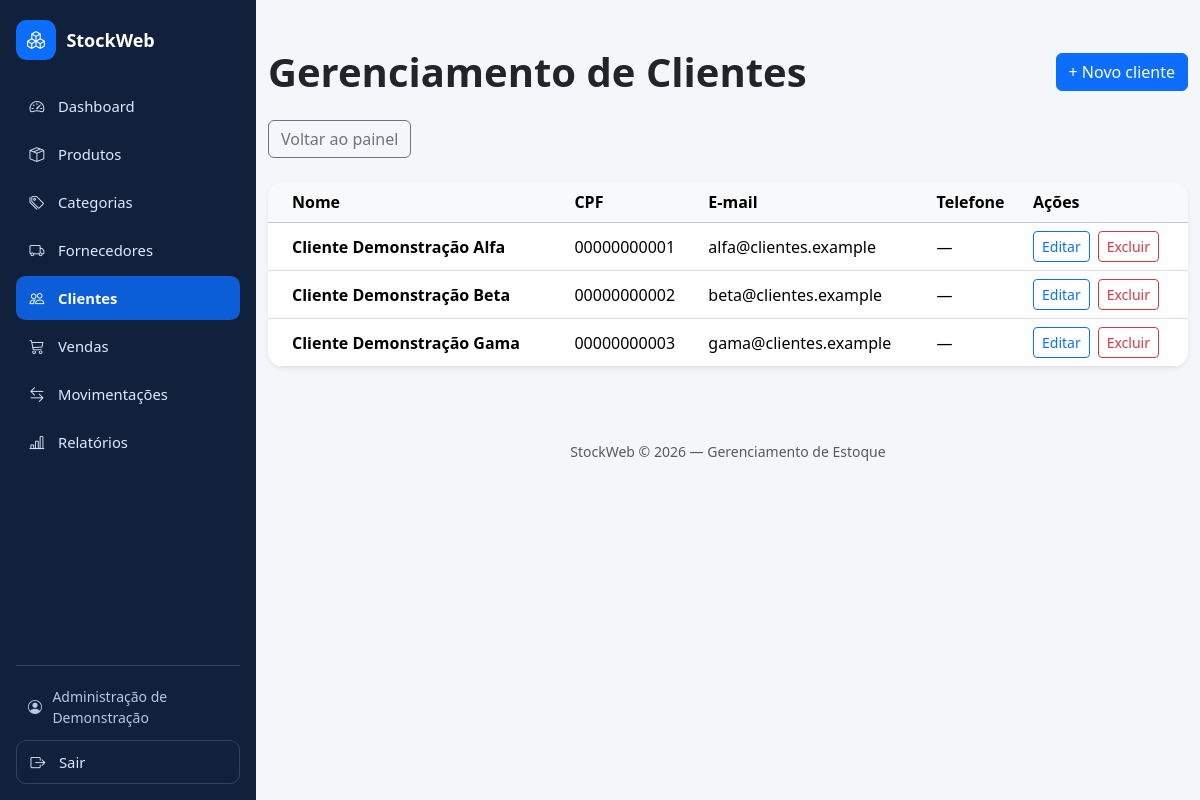
The app's page /clientes.php (signed in) with its own data.
### tables this page shows
CREATE TABLE `clientes` (
  `id` int NOT NULL AUTO_INCREMENT,
  `nome` varchar(150) NOT NULL,
  `cpf` varchar(11) NOT NULL,
  `email` varchar(150) DEFAULT NULL,
  `telefone` varchar(20) DEFAULT NULL,
  PRIMARY KEY (`id`),
  UNIQUE KEY `cpf` (`cpf`)
);

### public/clientes.php (the view, shortened to what this page needs)
<?php
require_once __DIR__ . '/cliente_funcoes.php';
require_once '/var/www/stockweb/config/database.php';
try {
    $stmt = $pdo->query('
        SELECT c.id, c.nome, c.cpf, c.email, c.telefone,
               EXISTS (SELECT 1 FROM vendas v WHERE v.cliente_id = c.id) AS possui_vendas
        FROM clientes c
        ORDER BY c.nome, c.id
    ');
    $clientes = $stmt->fetchAll(PDO::FETCH_ASSOC);
} catch (PDOException $erro) {
    error_log($erro->getMessage());
    http_response_code(500);
    $aviso = ['tipo' => 'danger', 'mensagem' => 'Não foi possível carregar os clientes.'];
}
?>
        <div class="d-flex flex-wrap justify-content-between align-items-center gap-3 mb-4">
            <h1 class="fw-bold mb-0">Gerenciamento de Clientes</h1>
            <a href="cliente_novo.php" class="btn btn-primary">+ Novo cliente</a>
        </div>
        <a href="dashboard.php" class="btn btn-outline-secondary mb-4">Voltar ao painel</a>
        <?php if (isset($clientes)): ?>
            <div class="card border-0 rounded-4 shadow-sm overflow-hidden">
                <div class="table-responsive">
                    <table class="table table-hover align-middle mb-0">
                        <thead class="table-light">
                            <tr>
                                <th scope="col" class="ps-4">Nome</th>
                                <th scope="col">CPF</th>
                                <th scope="col">E-mail</th>
                                <th scope="col">Telefone</th>
                                <th scope="col">Ações</th>
                            </tr>
                        </thead>
                        <tbody>
                            <?php foreach ($clientes as $cliente): ?>
                                <?php $id = (int) $cliente['id']; ?>
                                <tr>
                                    <th scope="row" class="ps-4"><?= clienteEscapar($cliente['nome']) ?></th>
                                    <td><?= clienteEscapar($cliente['cpf']) ?></td>
                                    <td><?= clienteEscapar($cliente['email'] ?? '—') ?></td>
                                    <td><?= clienteEscapar($cliente['telefone'] ?? '—') ?></td>
                                    <td>
                                        <div class="d-flex flex-wrap gap-2">
                                            <a href="cliente_editar.php?id=<?= $id ?>"
                                               class="btn btn-outline-primary btn-sm">Editar</a>
                                            <?php if ($cliente['possui_vendas']): ?>
                                                <button type="button" class="btn btn-outline-danger btn-sm"
                                                        aria-describedby="vinculos-<?= $id ?>" disabled>Excluir</button>
                                                <small id="vinculos-<?= $id ?>" class="text-muted w-100">
                                                    Há vendas vinculadas.
                                                </small>
                                            <?php else: ?>
                                                <form action="cliente_excluir.php" method="POST"
                                                      onsubmit="return confirm('Excluir este cliente?');">
                                                    <button type="submit" class="btn btn-outline-danger btn-sm">Excluir</button>
                                                </form>
                                            <?php endif; ?>
                                        </div>
                                    </td>
                                </tr>
                            <?php endforeach; ?>
                        </tbody>
                    </table>
                </div>
            </div>
        <?php endif; ?>

### public/assets/css/sidebar.css (style rules this page uses)
:root { --stockweb-sidebar-width: 16rem; --stockweb-sidebar-bg: #11213c; --stockweb-sidebar-border: #31435f; --stockweb-sidebar-accent: #0d6efd; }

### public/cliente_funcoes.php (style rules this page uses)
body { background-color: #f4f6fa; }

### records on screen
clientes: nome "Cliente Demonstração Alfa", cpf "00000000001", email "alfa@clientes.example", telefone "—"
clientes: nome "Cliente Demonstração Beta", cpf "00000000002", email "beta@clientes.example", telefone "—"
clientes: nome "Cliente Demonstração Gama", cpf "00000000003", email "gama@clientes.example", telefone "—"

### other values on screen
$rotulo "Dashboard"
$rotulo "Produtos"
$rotulo "Categorias"
$rotulo "Fornecedores"
$rotulo "Clientes"
$rotulo "Vendas"
$rotulo "Movimentações"
$rotulo "Relatórios"
$nomeUsuario "Administração de Demonstração"
